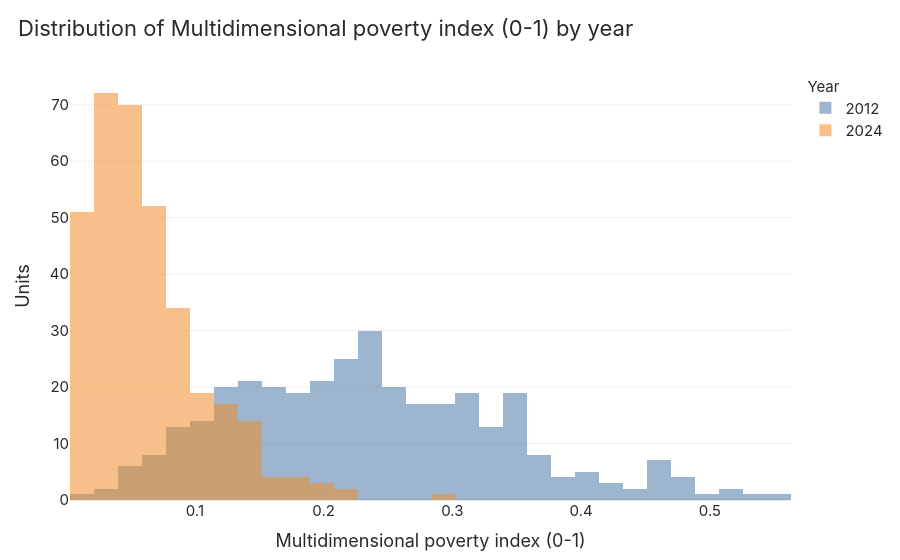

The cell this chart's notebook holds for it:
### Markdown cell above
## 2. Distributions and maps

`geo.distribution()` overlays the histograms of the two periods and summarises each:

### Code cell
dist = geo.distribution(mpi, MPI)
dist
